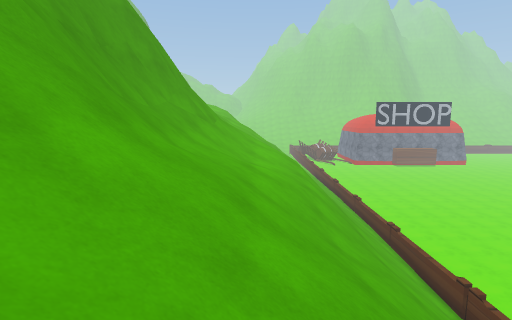
View 1 (above)

16 first-person views from a walk through a Unity game level. The camera is 1.3 m above the floor, tilts 8° down and sees 80° across. The floor is counted in squares, 1 m on a side. Each view is taken from the middle of a square. On the plan, view 1 faces up. The plan holds only what a view shows up to about 14 squares ahead; the rest is blank. The place goes on beyond the plan. Some animated figures are left out. Some surface patterns are stand-ins.

View 2
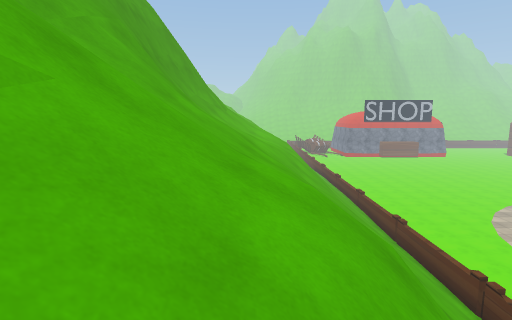

View 3
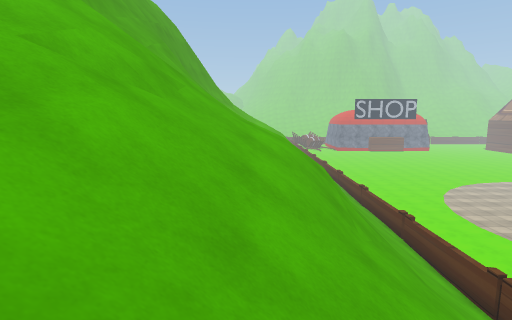

View 4
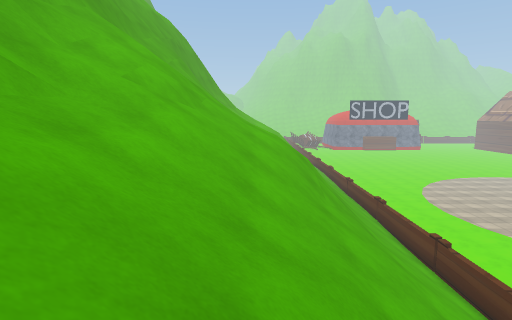

View 5
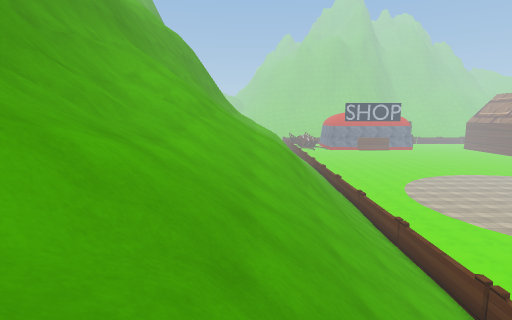

View 6
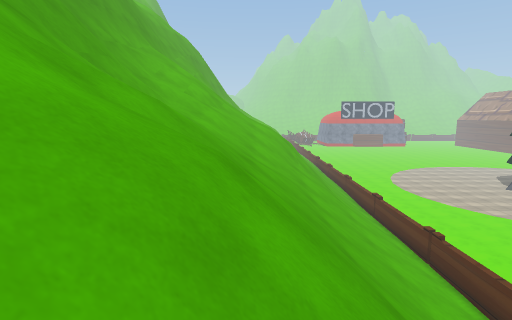

View 7
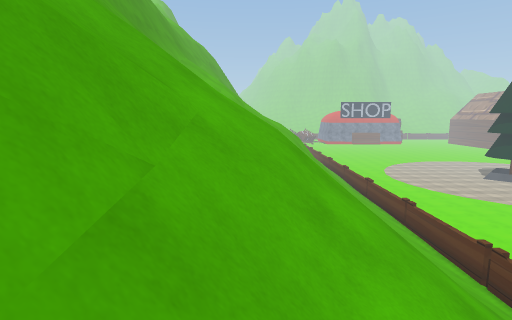

View 8
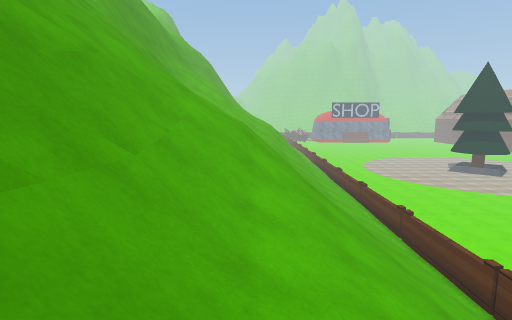

View 9
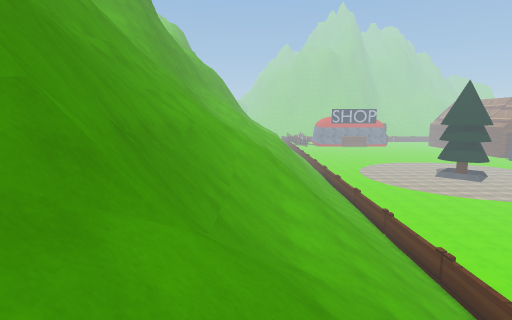

View 10
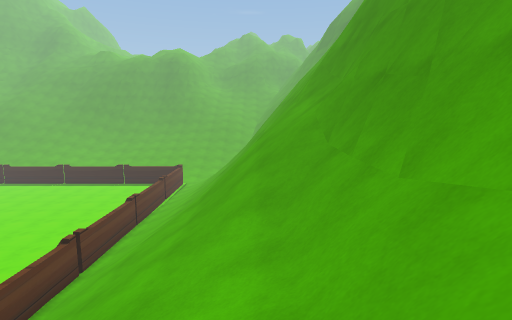

View 11
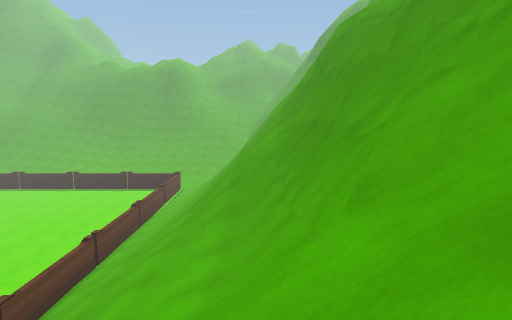

View 12
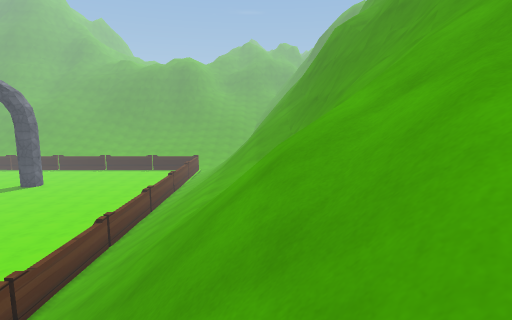

View 13
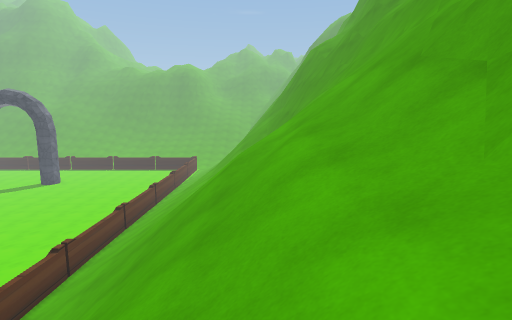

View 14
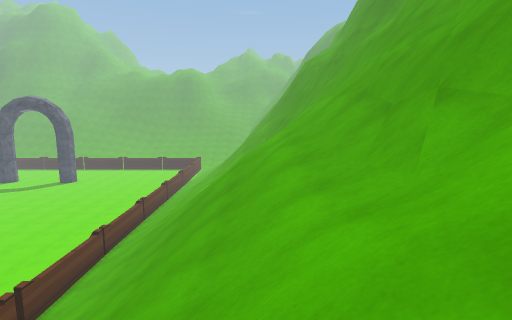

View 15
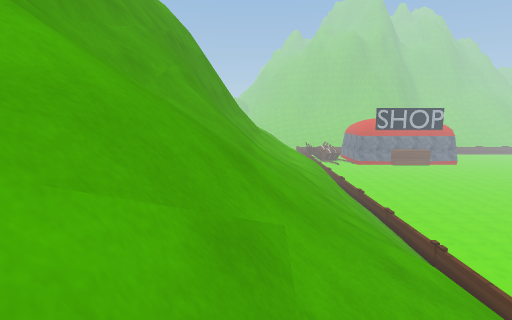

View 16
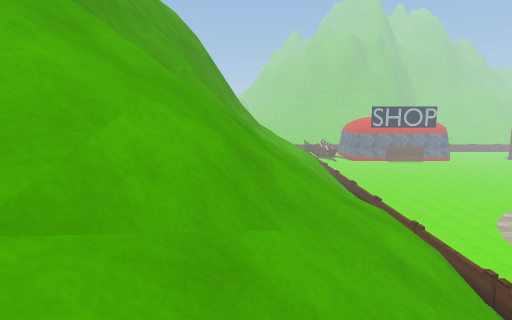

### Floor plan
Key: @ floor where view 1 was taken; # wall or solid block; x gap in a wall; . main floor; : floor 0.5 m higher than the main floor; / step, stairs or slope; = window, fence, low wall or low ledge; ^ raised ledge; v drop or lower ground.
Columns run from 7 left of view 1 to 7 right of it. Each row starts with its distance up from view 1.
 14    ##=///
 13    ##=////////v
 12    ##=////////v
 11    ##/////////v
 10    #=/////////x
  9    #=/////////x
  8    #=/////////v
  7    #=/////////v
  6    #=/////////v
  5  #:#=/////////v
  4  #.=//////  //=
  3  #//////// ///=
  2 ##=//////  ///=
  1 ##//  ///  ///=
  0 ##/////@// ///=
 -1 ##////////=///=
 -2 ##////////////x
 -3 ##////////////=
 -4 ##////////////=
 -5 ##=///////////=
 -6 ##=///////////=
 -7 ##=///////////=
 -8 ##////////////=
 -9 ##===/////////=
-10   #==/////////=
-11   #=//////////=
-12  ##///////////=
-13 ###///////////x
-14 #==///////////=
-15 #/////////////=
-16 #=////////////=
-17 ##////////////=
-18 ##////////////=
-19 ##////////////=
-20 ##=//v////////=
-21 ##=//=////////=
-22 #^^/v=////////=
-23  ^=/v=////////=
-24 ^^ /v=////////=
-25 ^^ v^=////////=
-26 ^^==^=////////=
-27  ^^^^=////////=
-28  ^^ ^=////////=
-29    ^^/////////=
-30    ^=/////////x
-31    ^=//==  ///#
-32    ^=// =/////=
-33    #==v=
-34    ^

Positions as (right, up) in squares from view 1, and headings:
1: (0, 0), facing up
2: (0, -5), facing up
3: (0, -10), facing up
4: (0, -13), facing up
5: (0, -16), facing up
6: (0, -19), facing up
7: (-1, -23), facing up
8: (0, -27), facing up
9: (-1, -31), facing up
10: (0, -19), facing down
11: (-1, -16), facing down
12: (0, -11), facing down
13: (-1, -7), facing down
14: (-1, -4), facing down
15: (-2, -5), facing up
16: (-2, -7), facing up
